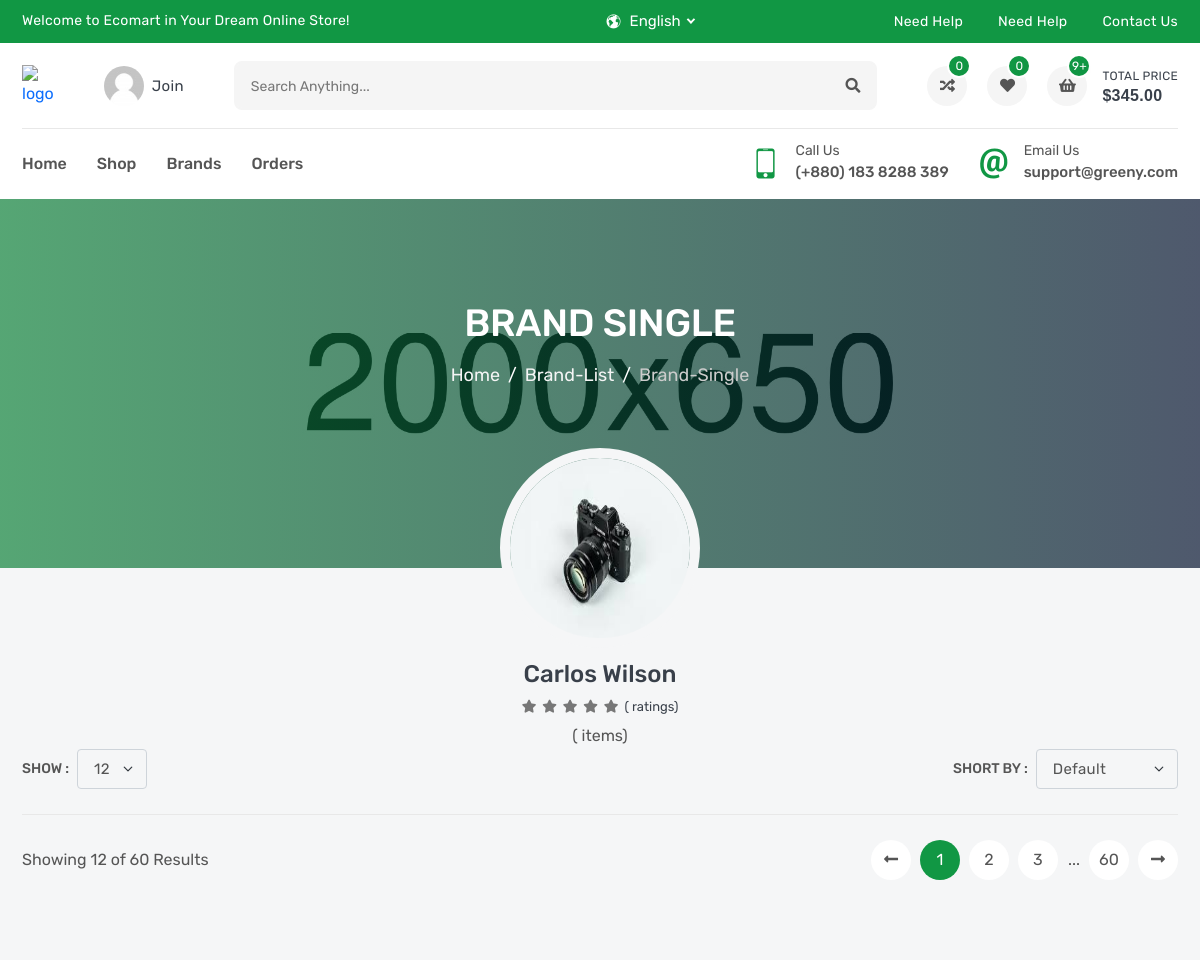
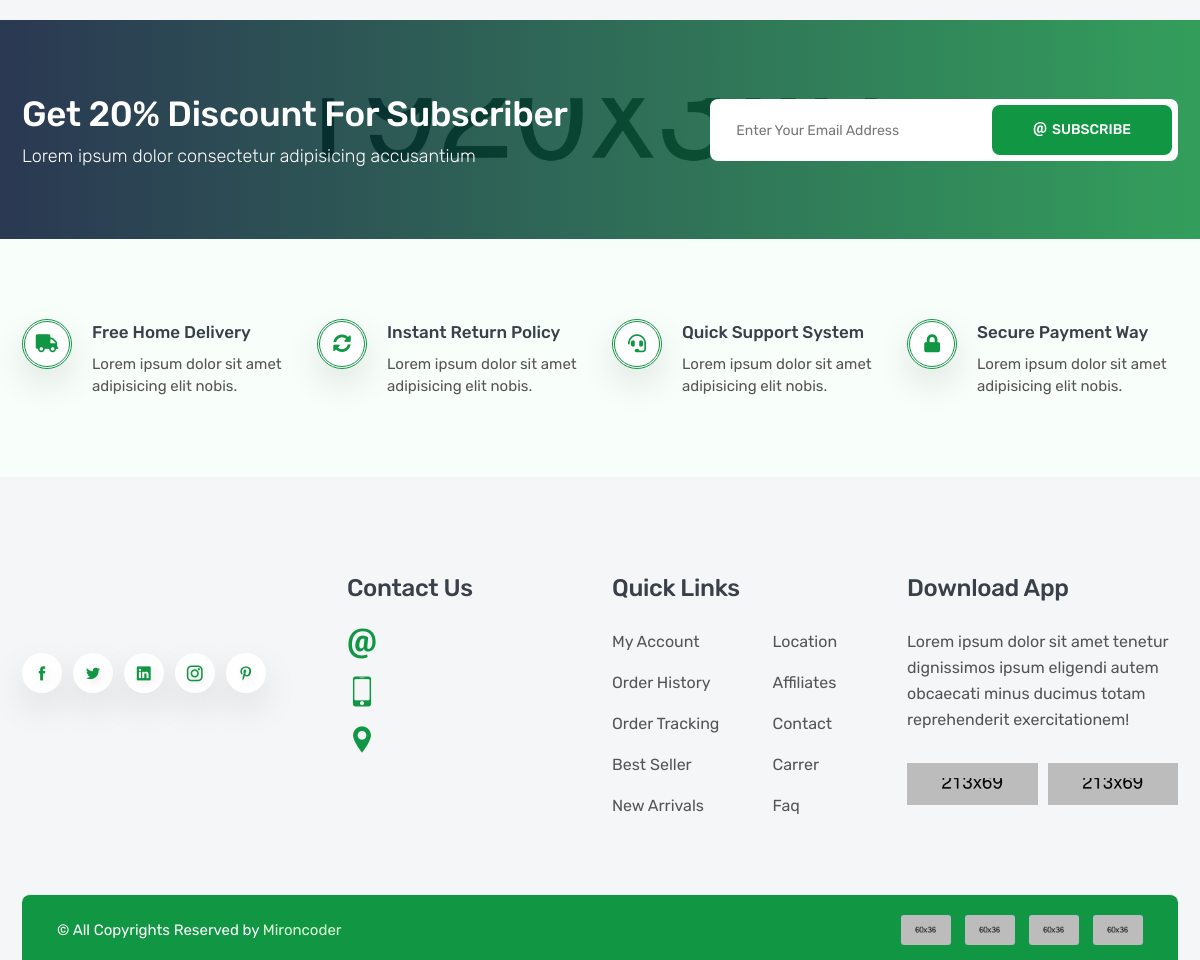
The page /products/Brand/carlos-wilson on the database its author committed (2 pictures, top to bottom).
### products/models.py (models this page shows, shortened)
class Brand (models.Model):
    name = models.CharField ( _('name'),max_length=150)
    image = models.ImageField (_('image'),upload_to="brand")
    slug = models.SlugField (blank=True , null= True)
    def __str__(self):
        return self.name

### products/views.py (the view)
# urls.py: path('Brand/<slug:slug>',BrandDetail.as_view(),name='brand_detail'),
class BrandDetail(generic.ListView):
    model = Product
    template_name = 'products/brand_detail.html'
    def get_queryset(self):
        brand = Brand.objects.get(slug = self.kwargs['slug'])
        queryset = Product.objects.filter(brand=brand)
        return queryset
    def get_context_data(self, **kwargs):
        context = super().get_context_data(**kwargs)
        context["brand"] = Brand.objects.get(slug = self.kwargs['slug'])
        return context

### products/templates/products/brand_detail.html (shortened to what this page needs)
{% extends 'base.html' %}
{% load static %}
{% block css %}
    <link rel="stylesheet" href="{% static 'ltr/css/brand-single.css' %}">
{% endblock css %}
{% block body %}
        <section class="single-banner" style="background: url(images/single-banner.jpg) no-repeat center;">
            <div class="container">
                <h2>Brand Single</h2>
                <ol class="breadcrumb">
                    <li class="breadcrumb-item"><a href="index.html">Home</a></li>
                    <li class="breadcrumb-item"><a href="brand-list.html">brand-list</a></li>
                    <li class="breadcrumb-item active" aria-current="page">brand-single</li>
                </ol>
            </div>
        </section>
        <div class="brand-single">
            <a href="#"><img src="{{brand.image.url}}" alt="brand"></a>
            <a href="#"><h3>{{brand}}</h3></a>
            <ul>
                <li class="fas fa-star {% if brand.get_avg_rate > 0 %} active {% endif %}"></li>
                <li class="fas fa-star {% if brand.get_avg_rate > 1 %} active {% endif %}"></li>
                <li class="fas fa-star {% if brand.get_avg_rate > 2 %} active {% endif %}"></li>
                <li class="fas fa-star {% if brand.get_avg_rate > 3 %} active {% endif %}"></li>
                <li class="fas fa-star {% if brand.get_avg_rate > 4 %} active {% endif %}"></li>
                <li class="total">({{brand.get_rate_count}} ratings)</li>
            </ul>
            <p>({{brand.posts_count}} items)</p>
        </div>
        <section class="inner-section shop-part">
            <div class="container">
                <div class="row">
                    <div class="col-lg-12">
                        <div class="top-filter">
                            <div class="filter-show">
                                <label class="filter-label">Show :</label>
                                <select class="form-select filter-select">
                                    <option value="1">12</option>
                                </select>
                            </div>
                            <div class="filter-short">
                                <label class="filter-label">Short by :</label>
                                <select class="form-select filter-select">
                                    <option selected>default</option>
                                </select>
                            </div>
                        </div>
                    </div>
                </div>
                <div class="row">
                    <div class="col-lg-12">
                        <div class="bottom-paginate">
                            <p class="page-info">Showing 12 of 60 Results</p>
                            <ul class="pagination">
                                <li class="page-item">
                                    <a class="page-link" href="#">
                                        <i class="fas fa-long-arrow-alt-left"></i>
                                    </a>
                                </li>
                                <li class="page-item"><a class="page-link active" href="#">1</a></li>
                                <li class="page-item"><a class="page-link" href="#">2</a></li>
                                <li class="page-item"><a class="page-link" href="#">3</a></li>
                                <li class="page-item">...</li>
                                <li class="page-item"><a class="page-link" href="#">60</a></li>
                                <li class="page-item">
                                    <a class="page-link" href="#">
                                        <i class="fas fa-long-arrow-alt-right"></i>
                                    </a>
                                </li>
                            </ul>
                        </div>
                    </div>
                </div>
            </div>
        </section>
          {% endblock body %}

### static/ltr/css/brand-single.css (style rules this page uses)
.single-banner { padding: 100px 0px 180px; }
.brand-single { position: relative; text-align: center; margin-top: -120px; z-index: 1; }
.brand-single a { display: block; }
.brand-single a img { width: 200px; height: 200px; border-radius: 50%; border: 10px solid var(--body); margin-bottom: 10px; }
.brand-single a h3 { text-transform: capitalize; margin-bottom: 3px; }
.brand-single ul { margin-bottom: 3px; }
.brand-single ul li { font-size: 13px; margin: 0px 1px; color: var(--gray); display: inline-block; }
.brand-single ul .total { color: var(--heading); }

### rows shown on the page
Brand: image (picture), name "Carlos Wilson"
